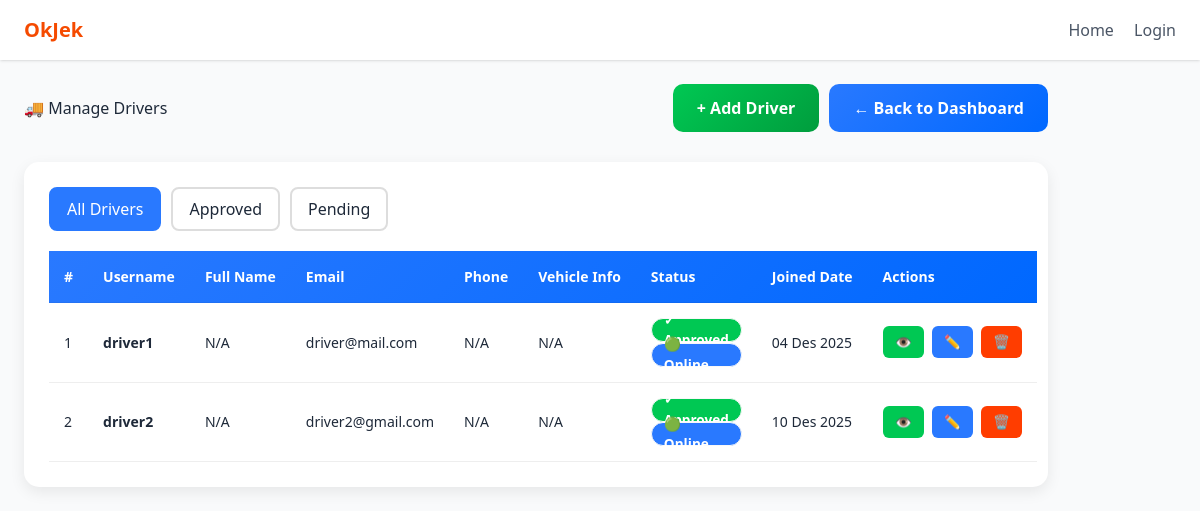
/drivers/ (signed in), run on the app's committed database.
### accounts/models.py (models this page shows, shortened)
class User(AbstractUser):
    ROLE_CHOICES = (
        ('admin', 'Administrator'),
        ('restaurant', 'Restaurant'),
        ('driver', 'Driver'),
        ('customer', 'Customer'),
    )
    role = models.CharField(max_length=20, choices=ROLE_CHOICES, default='customer')
    is_approved = models.BooleanField(default=False)

### accounts/views.py (the view)
# urls.py: path("drivers/", views.manage_drivers, name="drivers"),
@admin_required
def manage_drivers(request):
    drivers = User.objects.filter(role="driver")
    return render(request, "adminpanel/drivers.html", {"drivers": drivers})

### accounts/views.py (called while the page is built)
def admin_required(view_func):
    return user_passes_test(lambda u: u.is_authenticated and u.role == "admin")(view_func)

### templates/adminpanel/drivers.html (shortened to what this page needs)
{% extends "base.html" %}
{% load static %}
{% block content %}
<div class="container mt-5">
    <div class="page-header">
        <h1 class="fw-bold">🚚 Manage Drivers</h1>
        <div class="header-actions">
            <button onclick="openAddModal()" class="btn-success">+ Add Driver</button>
            <a href="{% url 'accounts:admin_dashboard' %}" class="btn-primary">← Back to Dashboard</a>
        </div>
    </div>
    <div class="table-container">
        <div class="filter-section">
            <button class="filter-btn active" onclick="filterDrivers('all')">All Drivers</button>
            <button class="filter-btn" onclick="filterDrivers('approved')">Approved</button>
            <button class="filter-btn" onclick="filterDrivers('pending')">Pending</button>
        </div>
        {% if drivers %}
        <table class="table">
            <thead>
                <tr>
                    <th>#</th>
                    <th>Username</th>
                    <th>Full Name</th>
                    <th>Email</th>
                    <th>Phone</th>
                    <th>Vehicle Info</th>
                    <th>Status</th>
                    <th>Joined Date</th>
                    <th>Actions</th>
                </tr>
            </thead>
            <tbody>
                {% for driver in drivers %}
                <tr data-status="{% if driver.is_approved %}approved{% else %}pending{% endif %}">
                    <td>{{ forloop.counter }}</td>
                    <td><strong>{{ driver.username }}</strong></td>
                    <td>
                        {% if driver.driverprofile %}
                        {{ driver.driverprofile.full_name|default:"N/A" }}
                        {% else %}
                        N/A
                        {% endif %}
                    </td>
                    <td>{{ driver.email }}</td>
                    <td>
                        {% if driver.driverprofile %}
                        {{ driver.driverprofile.phone|default:"N/A" }}
                        {% else %}
                        N/A
                        {% endif %}
                    </td>
                    <td>
                        {% if driver.driverprofile %}
                        <strong>{{ driver.driverprofile.vehicle_type|default:"N/A" }}</strong>
                        <br><small>{{ driver.driverprofile.vehicle_number|default:"N/A" }}</small>
                        {% else %}
                        N/A
                        {% endif %}
                    </td>
                    <td>
                        {% if driver.is_approved %}
                        <span class="badge badge-success">✓ Approved</span>
                        {% else %}
                        <span class="badge badge-warning">⏳ Pending</span>
                        <form method="POST" action="{% url 'accounts:approve_user' driver.id %}" style="display: inline; margin-left: 5px;">
                            {% csrf_token %}
                            <button type="submit" class="btn-approve">Approve</button>
                        </form>
                        {% endif %}
                        {% if driver.is_active %}
                        <span class="badge badge-info">🟢 Online</span>
                        {% else %}
                        <span class="badge badge-danger">⚫ Offline</span>
                        {% endif %}
                    </td>
                    <td>{{ driver.date_joined|date:"d M Y" }}</td>
                    <td>
                        <div class="action-buttons">
                            <button onclick="viewDriver({{ driver.id }})" class="btn-sm btn-view" title="View Details">👁️</button>
                            <button onclick="editDriver({{ driver.id }})" class="btn-sm btn-edit" title="Edit">✏️</button>
                            <form method="POST" action="{% url 'accounts:delete_driver' driver.id %}" style="display: inline;" onsubmit="return confirm('Are you sure you want to delete this driver?');">
                                <button type="submit" class="btn-sm btn-delete" title="Delete">🗑️</button>
                            </form>
                        </div>
                    </td>
                </tr>
                {% endfor %}
            </tbody>
        </table>
        {% else %}
        <div class="empty-state">
            <h3>🚚 No Drivers Yet</h3>
            <p>There are no registered drivers in the system.</p>
            <button onclick="openAddModal()" class="btn-success" style="margin-top: 20px;">+ Add First Driver</button>
        </div>
        {% endif %}
    </div>
</div>
{% endblock %}

### templates/adminpanel/drivers.html (style rules this page uses)
.page-header { display: flex; justify-content: space-between; align-items: center; margin-bottom: 30px; }
.btn-primary { background: linear-gradient(135deg, #2979ff, #0068ff); color: white; padding: 12px 24px; border-radius: 10px; text-decoration: none; border: none; font-weight: 600; transition: 0.2s ease; cursor: pointer; display: inline-block; }
.btn-success { background: linear-gradient(135deg, #00c853, #009d3d); color: white; padding: 12px 24px; border-radius: 10px; text-decoration: none; border: none; font-weight: 600; transition: 0.2s ease; cursor: pointer; display: inline-block; }
.header-actions { display: flex; gap: 10px; }
.table-container { background: white; border-radius: 15px; padding: 25px; box-shadow: 0 5px 15px rgba(0,0,0,0.08); }
.table { width: 100%; border-collapse: collapse; }
.table thead { background: linear-gradient(135deg, #2979ff, #0068ff); color: white; }
.table th { padding: 15px; text-align: left; font-weight: 600; }
.table td { padding: 15px; border-bottom: 1px solid #eee; }
.badge { padding: 6px 12px; border-radius: 20px; font-size: 0.85rem; font-weight: 600; }
.badge-success { background-color: #00c853; color: white; }
.badge-info { background-color: #2979ff; color: white; }
.action-buttons { display: flex; gap: 8px; }
.btn-sm { padding: 6px 12px; border-radius: 6px; border: none; cursor: pointer; font-size: 0.85rem; text-decoration: none; transition: 0.2s ease; }
.btn-edit { background-color: #2979ff; color: white; }
.btn-delete { background-color: #ff3d00; color: white; }
.btn-view { background-color: #00c853; color: white; }
.filter-section { margin-bottom: 20px; display: flex; gap: 10px; }
.filter-btn { padding: 8px 16px; border-radius: 8px; border: 2px solid #ddd; background: white; cursor: pointer; transition: 0.2s ease; }
.filter-btn:hover, .filter-btn.active { border-color: #2979ff; background-color: #2979ff; color: white; }

### data on the page
User: username "driver1", email "driver@mail.com", is_approved True (drawn), is_active True (drawn), date_joined "04 Des 2025"
User: username "driver2", email "driver2@gmail.com", is_approved True (drawn), is_active True (drawn), date_joined "10 Des 2025"
